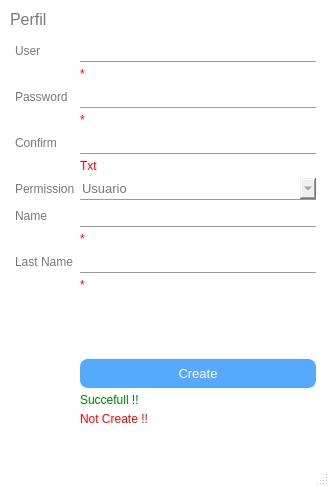
<?xml version="1.0" encoding="UTF-8"?>
<ui version="4.0">
    <class>AccountWindow</class>
    <widget class="QMainWindow" name="AccountWindow">
        <property name="windowModality">
            <enum>Qt::WindowModal</enum>
        </property>
        <property name="geometry">
            <rect>
                <x>0</x>
                <y>0</y>
                <width>329</width>
                <height>486</height>
            </rect>
        </property>
        <property name="minimumSize">
            <size>
                <width>0</width>
                <height>0</height>
            </size>
        </property>
        <property name="maximumSize">
            <size>
                <width>334</width>
                <height>583</height>
            </size>
        </property>
        <property name="windowTitle">
            <string>Account</string>
        </property>
        <property name="styleSheet">
            <string notr="true">QMainWindow, QDialog{
                background-color: rgb(255, 255, 255);
                }

                /**** QPushButton (enabled) ****/
                QPushButton
                {
                background-color: rgb(85, 170, 255);
                font: 10pt;
                color: rgb(255, 255, 255);
                padding: 4px 8px;
                border: 2px solid rgb(85, 170, 255);
                border-radius: 8px;
                padding: 5px;
                }

                QPushButton:hover
                {
                background-color: rgb(0, 121, 182);
                border: 2px solid rgb(66, 133, 199);
                }

                QPushButton:pressed
                {
                border:3px solid rgb(66, 133, 199);
                padding: -1px 1px 1px 1px;
                }

                /******* QLabel ***********/
                QLabel{
                color: rgb(120, 120, 120)
                }
                labelHab1:hover{
                color: rgb(120, 0, 0)
                }

                /*******QLineEdit************/
                QLineEdit, QDateEdit, QDoubleSpinBox, QSpinBox{
                font: 10pt;
                color: rgb(120, 120, 120);
                border: 1px solid rgb(156, 156, 156);
                border-radius: 0px;
                padding: 2px;
                }
                /********QComboBox*******/
                QComboBox{
                font: 10pt;
                color: rgb(120, 120, 120);
                border: 1px solid rgb(156, 156, 156);
                padding: 2px;
                selection-background-color: white;
                selection-color: rgb(120, 120, 120);
                }
                QComboBox QAbstractItemView
                {
                background-color: white;
                color:rgb(120, 120, 120);
                padding: 4px;
                border: 1px solid rgb(156, 156, 156);
                }

                QLineEdit:hover, QDateEdit:hover, QDoubleSpinBox:hover, QComboBox:hover
                {
                color: rgb(85, 170, 255);
                border: 1px solid rgb(85, 170, 255);
                }

                QLineEdit:focus, QDateEdit:focus, QDoubleSpinBox:focus, QComboBox:focus
                {
                border-color: rgb(90,200,255);
                }

                QToolTip
                {
                background-color:rgb(85, 170, 255);
                color: white;
                border: 1px solid rgb(85, 170, 255);
                opacity: 50;
                padding: 1px;
                }
                QTabWidget
                {
                background-color: transparent;
                }

                QTabWidget::pane {
                border-top: 1px solid rgb(156, 156, 156);
                border-bottom: 1px solid rgb(156, 156, 156);
                position: absolute;
                top: -0.25em;
                }
                /**** QTabWidget (disabled) ****/
                QTabWidget::pane:disabled
                {
                border-color: rgb(60,60,60);
                }

                QTabWidget::tab-bar {
                alignment: center;
                border: 1px white;
                border-radius: 5px;
                }

                QTreeView
                {
                alternate-background-color: rgb(200,200,200);
                background-color: white;
                border: 1px solid rgb(156, 156, 156);
                font: 10pt;
                color: rgb(120,120,120);
                selection-background-color:rgb(90,200,255);
                selection-color: rgb(156, 156, 156);
                }
                QListView{
                alternate-background-color: rgb(200,200,200);
                background-color: white;
                border: 1px solid rgb(255, 255, 255);
                font: 8pt;
                color: rgb(120,120,120);
                selection-background-color:rgb(90,200,255);
                selection-color: rgb(156, 156, 156);
                }
            </string>
        </property>
        <widget class="QWidget" name="centralwidget">
            <widget class="QWidget" name="verticalLayoutWidget">
                <property name="geometry">
                    <rect>
                        <x>10</x>
                        <y>10</y>
                        <width>311</width>
                        <height>421</height>
                    </rect>
                </property>
                <layout class="QVBoxLayout" name="verticalLayout">
                    <item>
                        <widget class="QLabel" name="label">
                            <property name="styleSheet">
                                <string notr="true">font: 12pt;</string>
                            </property>
                            <property name="text">
                                <string>Perfil</string>
                            </property>
                        </widget>
                    </item>
                    <item>
                        <layout class="QFormLayout" name="formLayout">
                            <property name="fieldGrowthPolicy">
                                <enum>QFormLayout::AllNonFixedFieldsGrow</enum>
                            </property>
                            <property name="horizontalSpacing">
                                <number>5</number>
                            </property>
                            <property name="verticalSpacing">
                                <number>5</number>
                            </property>
                            <property name="margin">
                                <number>5</number>
                            </property>
                            <item row="0" column="0">
                                <widget class="QLabel" name="label_4">
                                    <property name="text">
                                        <string>User</string>
                                    </property>
                                </widget>
                            </item>
                            <item row="0" column="1">
                                <widget class="QLineEdit" name="lineEditUser">
                                    <property name="styleSheet">
                                        <string notr="true">border-top: 1px white;
                                            border-left: 1px white;
                                            border-right: 1px white;
                                        </string>
                                    </property>
                                    <property name="maxLength">
                                        <number>20</number>
                                    </property>
                                </widget>
                            </item>
                            <item row="1" column="1">
                                <widget class="QLabel" name="labelUserError">
                                    <property name="styleSheet">
                                        <string notr="true">color: red;</string>
                                    </property>
                                    <property name="text">
                                        <string>*</string>
                                    </property>
                                </widget>
                            </item>
                            <item row="2" column="0">
                                <widget class="QLabel" name="label_7">
                                    <property name="text">
                                        <string>Password</string>
                                    </property>
                                </widget>
                            </item>
                            <item row="2" column="1">
                                <widget class="QLineEdit" name="lineEditPWD">
                                    <property name="styleSheet">
                                        <string notr="true">border-top: 1px white;
                                            border-left: 1px white;
                                            border-right: 1px white;
                                        </string>
                                    </property>
                                    <property name="maxLength">
                                        <number>20</number>
                                    </property>
                                    <property name="echoMode">
                                        <enum>QLineEdit::Password</enum>
                                    </property>
                                </widget>
                            </item>
                            <item row="3" column="1">
                                <widget class="QLabel" name="labelPWDError">
                                    <property name="styleSheet">
                                        <string notr="true">color: red;</string>
                                    </property>
                                    <property name="text">
                                        <string>*</string>
                                    </property>
                                </widget>
                            </item>
                            <item row="4" column="0">
                                <widget class="QLabel" name="label_8">
                                    <property name="text">
                                        <string>Confirm</string>
                                    </property>
                                </widget>
                            </item>
                            <item row="4" column="1">
                                <widget class="QLineEdit" name="lineEditPWDConf">
                                    <property name="styleSheet">
                                        <string notr="true">border-top: 1px white;
                                            border-left: 1px white;
                                            border-right: 1px white;
                                        </string>
                                    </property>
                                    <property name="maxLength">
                                        <number>20</number>
                                    </property>
                                    <property name="echoMode">
                                        <enum>QLineEdit::Password</enum>
                                    </property>
                                </widget>
                            </item>
                            <item row="5" column="1">
                                <widget class="QLabel" name="labelPWDConf">
                                    <property name="styleSheet">
                                        <string notr="true">color: red;</string>
                                    </property>
                                    <property name="text">
                                        <string>Txt</string>
                                    </property>
                                </widget>
                            </item>
                            <item row="6" column="0">
                                <widget class="QLabel" name="label_9">
                                    <property name="text">
                                        <string>Permission</string>
                                    </property>
                                </widget>
                            </item>
                            <item row="6" column="1">
                                <widget class="QComboBox" name="comboBoxPermission">
                                    <property name="styleSheet">
                                        <string notr="true">border-top: 1px white;
                                            border-left: 1px white;
                                            border-right: 1px white;
                                        </string>
                                    </property>
                                    <item>
                                        <property name="text">
                                            <string>Usuario</string>
                                        </property>
                                    </item>
                                    <item>
                                        <property name="text">
                                            <string>Trabajador</string>
                                        </property>
                                    </item>
                                </widget>
                            </item>
                            <item row="7" column="0">
                                <widget class="QLabel" name="label_2">
                                    <property name="text">
                                        <string>Name</string>
                                    </property>
                                </widget>
                            </item>
                            <item row="7" column="1">
                                <widget class="QLineEdit" name="lineEditName">
                                    <property name="styleSheet">
                                        <string notr="true">border-top: 1px white;
                                            border-left: 1px white;
                                            border-right: 1px white;
                                        </string>
                                    </property>
                                    <property name="maxLength">
                                        <number>20</number>
                                    </property>
                                </widget>
                            </item>
                            <item row="8" column="1">
                                <widget class="QLabel" name="labelNameError">
                                    <property name="styleSheet">
                                        <string notr="true">color: red;</string>
                                    </property>
                                    <property name="text">
                                        <string>*</string>
                                    </property>
                                </widget>
                            </item>
                            <item row="9" column="0">
                                <widget class="QLabel" name="label_3">
                                    <property name="text">
                                        <string>Last Name</string>
                                    </property>
                                </widget>
                            </item>
                            <item row="9" column="1">
                                <widget class="QLineEdit" name="lineEditLastName">
                                    <property name="styleSheet">
                                        <string notr="true">border-top: 1px white;
                                            border-left: 1px white;
                                            border-right: 1px white;
                                        </string>
                                    </property>
                                    <property name="maxLength">
                                        <number>40</number>
                                    </property>
                                </widget>
                            </item>
                            <item row="10" column="1">
                                <widget class="QLabel" name="labelLastNameError">
                                    <property name="styleSheet">
                                        <string notr="true">color: red;</string>
                                    </property>
                                    <property name="text">
                                        <string>*</string>
                                    </property>
                                </widget>
                            </item>
                            <item row="12" column="1">
                                <widget class="QPushButton" name="pushButtonAccountCreate">
                                    <property name="text">
                                        <string>Create</string>
                                    </property>
                                </widget>
                            </item>
                            <item row="13" column="1">
                                <widget class="QLabel" name="labelAccountCreate">
                                    <property name="enabled">
                                        <bool>true</bool>
                                    </property>
                                    <property name="styleSheet">
                                        <string notr="true">color: green;</string>
                                    </property>
                                    <property name="text">
                                        <string>Succefull !!</string>
                                    </property>
                                </widget>
                            </item>
                            <item row="14" column="1">
                                <widget class="QLabel" name="labelAccountCreateError">
                                    <property name="enabled">
                                        <bool>true</bool>
                                    </property>
                                    <property name="styleSheet">
                                        <string notr="true">color: red;</string>
                                    </property>
                                    <property name="text">
                                        <string>Not Create !!</string>
                                    </property>
                                </widget>
                            </item>
                            <item row="11" column="1">
                                <spacer name="verticalSpacer">
                                    <property name="orientation">
                                        <enum>Qt::Vertical</enum>
                                    </property>
                                    <property name="sizeHint" stdset="0">
                                        <size>
                                            <width>20</width>
                                            <height>40</height>
                                        </size>
                                    </property>
                                </spacer>
                            </item>
                        </layout>
                    </item>
                </layout>
            </widget>
        </widget>
        <widget class="QMenuBar" name="menubar">
            <property name="geometry">
                <rect>
                    <x>0</x>
                    <y>0</y>
                    <width>329</width>
                    <height>21</height>
                </rect>
            </property>
        </widget>
        <widget class="QStatusBar" name="statusbar"/>
    </widget>
    <resources/>
    <connections/>
</ui>
